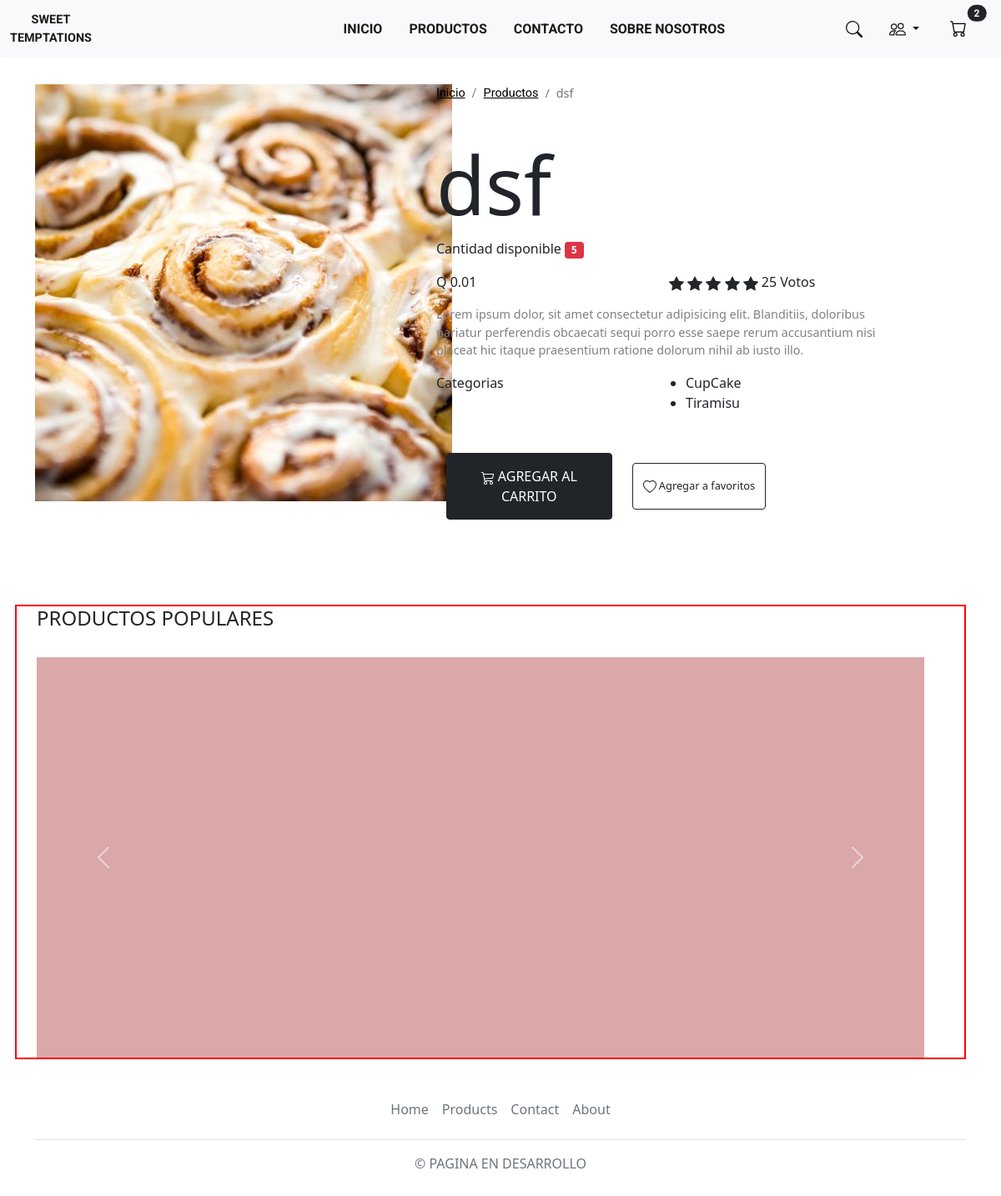
Page /product/detail/dsf/3/ on the committed database.
### apps/products/models.py (models this page shows, shortened)
class Product(models.Model):
    title = models.CharField(max_length=25)
    description = models.TextField()
    price = models.DecimalField(max_digits=8, decimal_places=2, default=0.0)
    slug = models.SlugField(null=False, blank=False, unique=True)
    image = models.ImageField(upload_to='products/', null=True, blank='True')
    category = models.ManyToManyField(Category, blank=True)
    created_at = models.DateTimeField(auto_now_add=True)
    def __str__(self):
        return self.title
    def get_image(self):
        if self.image:
            return '{}{}'.format(MEDIA_URL, self.image)
        return '{}{}'.format(STATIC_URL, 'img/cinnamon01.jpg')
    def get_price(self):
        return 'Q {}'.format(self.price)

### apps/categories/models.py (models this page shows, shortened)
class Category(models.Model):
    title = models.CharField(max_length=25)
    description = models.TextField()
    created_at = models.DateTimeField(auto_now_add=True)

### apps/products/views.py (the view)
# urls.py: path('detail/<slug:slug>/<int:pk>/', views.detailProduct, name ='ProductoDetalle'),
def detailProduct(request,slug,pk):
    product = Product.objects.get(pk=pk)
    slug = Product.objects.get(slug=slug)
    us = request.user.id
    estrelas=['1','2','3','4','5']
    filtro = Comentario.objects.filter(Q(product=pk))
    fav = favorito.objects.filter(Q(producto=pk) & Q(usuario=us))
    product_exists = Product.objects.all()
    context = {
        'title': slug,
        'product': product,
        'comentario_list':filtro,
        'favorito_list':fav,
        'product_exist': product_exists,
        'breadcrumb':breadcrum_detail(nombre=product),
        'estrella':estrelas
    }
    return render(request, 'products/detail.html', context)

### apps/products/utils.py (called while the page is built)
def breadcrum_detail(products = True, product = False, nombre=None, slug=None, pk=None):
    return [
        {'title':'Productos', 'active':products, 'url': reverse('products:Producto')},
        {'title': '{}'.format(nombre), 'active':product },
    ]

### apps/products/templates/products/detail.html (shortened to what this page needs)
{% extends 'base.html' %}
{% load  static %}
{% block content%}
<div class="row" style="height: 39rem; margin-top: 2rem; ">
    <div class="col-5" >
        <div class="col">
            <img src="{{product.get_image}}" alt="">
        </div>
    </div>
    <div class="col-6" style="margin-left: 1rem;">
        <div class="row">
            <div class="col">
                <div style="display: flex; align-self: start; justify-content: flex-start; font-size: .9rem;">
                    {% include 'products/snippets/breadcrumb.html'%}
                </div>
            </div>
        </div>
        <div class="row" style="margin-top: 1.5rem;">
            <div class="col">
                <h3 style="font-size: 6rem;">{{product.title}}</h3>
            </div>
        </div>
        <div class="row">
            <div class="col">
                <p>Cantidad disponible <span class="badge bg-danger">5</span></p>
            </div>
        </div>
        <div class="row">
            <div class="col">
                <p>{{product.get_price}}</p>
            </div>
            <div class="col">
                <p>
                    25 Votos</p>
            </div>
        </div>
        <div class="row" style="margin-bottom: 2rem;">
            <div class="col-12">
                <div style="font-size: .9rem; color: grey;">
                    <p>Lorem ipsum dolor, sit amet consectetur adipisicing elit. Blanditiis, doloribus
                        pariatur perferendis obcaecati sequi porro esse saepe rerum accusantium
                        nisi placeat hic itaque praesentium ratione dolorum nihil ab iusto illo.</p>
                </div>
            </div>
            {% if product.category.all%}
            <div class="col-12" style="display: flex;">
                <div class="col"><p>Categorias</p></div>
                <div class="col">
                    <ul>
                        {%for categoria in product.category.all %}
                        <li>{{categoria.title}}</li>
                        {%endfor %}
                    </ul>
                </div>
            </div>
            {% endif %}
        </div>
        <div class="row" style="margin: 0; align-items: center;">
            <div class="col-5">
                <div >
                    <button class="btn btn-dark" style="height: 5rem; font-size: 1rem; text-transform: uppercase;">
                         Agregar al carrito
                    </button>
                </div>
            </div>
            <div class="col-6">
                {% if favorito_list %}
                    {% include 'favorite/list.html'%}
                {% else %}
                    {% include 'favorite/add.html'%}
                {% endif %}
            </div>
        </div>
    </div>
</div>
<div class="row" style="border: red 2px solid;">
    <div class="row">
        <div class="col">
            <div style="margin-bottom: 2rem; text-transform:uppercase ; ">
                <h4>Productos populares</h4>
            </div>
        </div>
    </div>
    <div class="row">
        <div class="col">
            <div id="carouselExampleControls" class="carousel slide" data-bs-ride="carousel">
                <div class="carousel-inner">
                  <div class="carousel-item active">
                    <div class="d-block w-100" style="background-color: rgb(218, 168, 168); height: 30rem;">
                    </div>
                  </div>
                </div>
                <button class="carousel-control-prev" type="button" data-bs-target="#carouselExampleControls" data-bs-slide="prev">
                  <span class="carousel-control-prev-icon" aria-hidden="true"></span>
                </button>
                <button class="carousel-control-next" type="button" data-bs-target="#carouselExampleControls" data-bs-slide="next">
                  <span class="carousel-control-next-icon" aria-hidden="true"></span>
                </button>
              </div>
        </div>
    </div>
</div>
{% endblock%}

### apps/products/templates/products/snippets/breadcrumb.html
<div class="d-flex justify-content-center">
  <nav aria-label="breadcrumb" >
    <ol class="breadcrumb">
      <li class="breadcrumb-item p2"><a style="color: black;" href="/">Inicio</a></li>
      {% for item in breadcrumb %}
        {% if item.active %}
          <a class="breadcrumb-item p2" style="color: black;" href="{{ item.url }}">{{ item.title }}</a>
        {% else %}
          <span class="breadcrumb-item active">{{ item.title }}</span>
        {% endif %}
      {% endfor %}
    </ol>
  </nav>
</div>

### rows in the picture
Product: title "dsf", title "dsf", get_price "Q 0.01"
Category: title "CupCake"
Category: title "Tiramisu"

### other values in the picture
{{ item.title }} "Productos"
